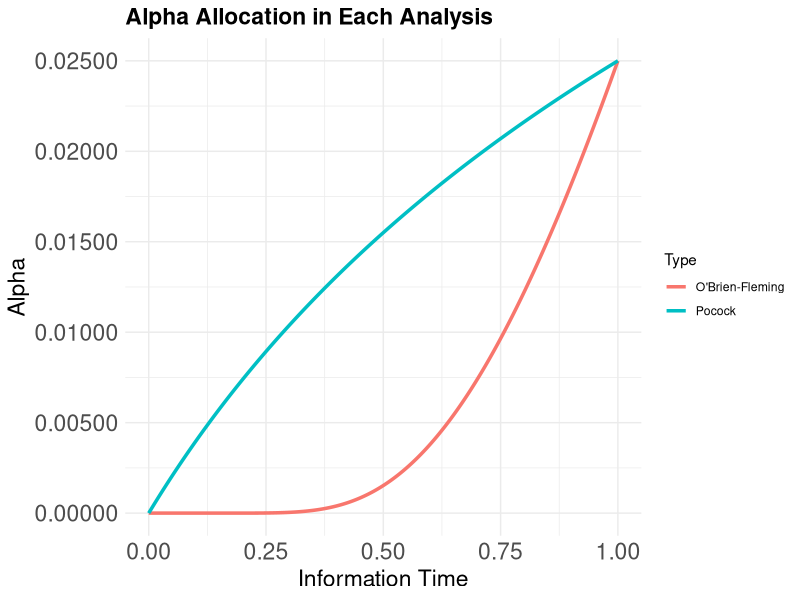

The R script that drew this image:
# Function to calculate the alpha-spending function for Pocock type
pocock_alpha_spending <- function(t, alpha){
    alpha * log(1 + (exp(1) - 1) * t)
} 

# Function to calculate the alpha-spending function for O'Brien-Fleming type
of_alpha_spending <- function(t, alpha){
    2 * (1 - pnorm(qnorm(alpha / 2, lower = FALSE) / sqrt(t)))
}

# Number of analyses
n_analyses <- 10001

# Overall alpha level
overall_alpha <- 0.02500

# Information times for each analysis
information_times <- seq(0, 1, by = 0.0001)

# Calculate alpha values for each analysis (O'Brien-Fleming)
of_alpha_values <- rep(0, n_analyses)
for (i in 1:n_analyses) {
    of_alpha_values[i] <- of_alpha_spending(information_times[i], overall_alpha)
}

# Calculate alpha values for each analysis (Pocock)
pocock_alpha_values <- rep(0, n_analyses)
for (i in 1:n_analyses) {
    pocock_alpha_values[i] <- pocock_alpha_spending(information_times[i], overall_alpha)
}

# Calculate alpha differences
of_alpha_differences <- c(of_alpha_values[1], diff(of_alpha_values))
pocock_alpha_differences <- c(pocock_alpha_values[1], diff(pocock_alpha_values))

# Display alpha values and differences for each analysis
for (i in 1:n_analyses){
    cat(sprintf("Analysis %d: Information Time = %.2f\n", i, information_times[i]))
    cat(sprintf(" O'Brien-Fleming Alpha = %.10f\n", of_alpha_values[i]))
    cat(sprintf(" Pocock Alpha = %.10f\n", pocock_alpha_values[i]))
    cat(sprintf(" O'Brien-Fleming Alpha Difference = %.10f\n", of_alpha_differences[i]))
    cat(sprintf(" Pocock Alpha Differences = %.10f\n", pocock_alpha_differences[i]))
}

library(ggplot2)

# Create a data frame for the results
of_results <- data.frame(
    Analysis = 1:n_analyses,
    Information_Time = information_times,
    Alpha = of_alpha_values,
    Difference = of_alpha_differences,
    Type = "O'Brien-Fleming"
)

pocock_results <- data.frame(
    Analysis = 1:n_analyses,
    Information_Time = information_times,
    Alpha = pocock_alpha_values,
    Difference = pocock_alpha_differences,
    Type = "Pocock"
)

# Combine the results data frames
results <- rbind(of_results, pocock_results)

# Plot the results using ggplot2
ggplot(results, aes(x = Information_Time, y = Alpha, color = Type, linetype = Type)) +
    #geom_point() +
    geom_line(linetype = "solid", lwd = 1.2) +
    #geom_text(aes(label = sprintf("%.5f", Alpha)), hjust = -0.2, vjust = 0.5) +
    labs(title = "Alpha Allocation in Each Analysis",
         x = "Information Time",
         y = "Alpha") +
    theme_minimal() +
    theme(
        # axis
        plot.title = element_text(size = rel(1.5), face="bold"),
        axis.title = element_text(size=rel(1.5)),
        axis.text = element_text(size=rel(1.5))
    ) +
    scale_y_continuous(labels = scales::number_format(accuracy = 0.00001))
